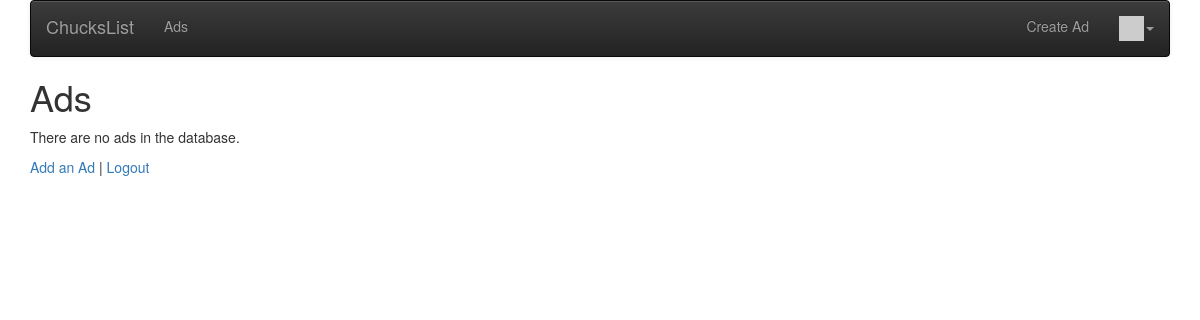
The app's page /ads/ (signed in), older data.
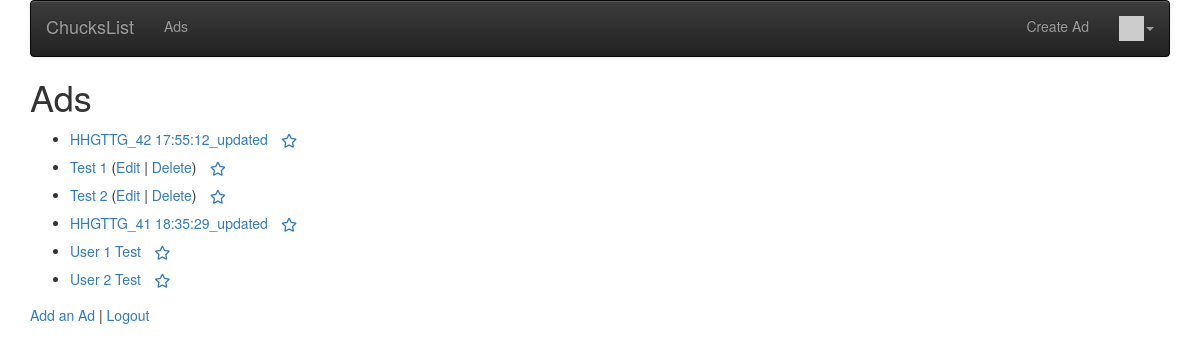
The same page, newer data.
### ads/models.py (models this page shows, shortened)
class Ad(models.Model) :
    title = models.CharField(
            max_length=200,
            validators=[MinLengthValidator(2, "Title must be greater than 2 characters")]
    )
    price = models.DecimalField(max_digits=7, decimal_places=2, null=True)
    text = models.TextField()
    owner = models.ForeignKey(settings.AUTH_USER_MODEL, on_delete=models.CASCADE)
    created_at = models.DateTimeField(auto_now_add=True)
    updated_at = models.DateTimeField(auto_now=True)
    favorites = models.ManyToManyField(settings.AUTH_USER_MODEL,
        through='Fav', related_name='favorite_ads')
    picture = models.BinaryField(null=True, editable=True)
    content_type = models.CharField(max_length=256, null=True, help_text='The MIMEType of the file')

### ads/views.py (the view)
# urls.py: path('', views.AdListView.as_view()),
class AdListView(OwnerListView):
    model = Ad
    template_name = "ads/ad_list.html"
    def get(self, request) :
        ad_list = Ad.objects.all()
        favorites = list()
        if request.user.is_authenticated:
            rows = request.user.favorite_ads.values('id')
            favorites = [ row['id'] for row in rows ]
        ctx = {'ad_list' : ad_list, 'favorites': favorites}
        return render(request, self.template_name, ctx)

### home/context_processors.py (called while the page is built)
def settings(request):
    return {
        'settings': django_settings,
    }

### home/templatetags/app_tags.py (called while the page is built)
@register.filter(name='gravatar')
def gravatar(user, size=35):
    email = str(user.email.strip().lower()).encode('utf-8')
    email_hash = md5(email).hexdigest()
    url = "//www.gravatar.com/avatar/{0}?s={1}&d=identicon&r=PG"
    return url.format(email_hash, size)

### ads/templates/ads/ad_list.html (shortened to what this page needs)
{% extends "base_menu.html" %}
{% block content %}
<h1>Ads</h1>
<p>
{% if ad_list %}
<ul>
  {% for ad in ad_list %}
    <li>
        <a href="{% url 'ads:ad_detail'  ad.id %}">{{ ad.title }}</a>
        {% if ad.owner == user %}
        (<a href="{% url 'ads:ad_update' ad.id %}">Edit</a> |
        <a href="{% url 'ads:ad_delete' ad.id %}">Delete</a>)
        {% endif %}
        {% if user.is_authenticated %}
        <a href="#" onclick=
             "favPost('{% url 'ads:ad_favorite' ad.id %}', {{ ad.id }} );return false;"
            id="unfavorite_star_{{ad.id}}">
        <span class="fa-stack" style="vertical-align: middle;">
        <i class="fa fa-star-o fa-stack-1x"></i>
        </span>
        </a>
        {% endif %}
    </li>
  {% endfor %}
</ul>
{% else %}
  <p>There are no ads in the database.</p>
{% endif %}
</p>
<p>
<a href="{% url 'ads:ad_create' %}">Add an Ad</a> |
{% if user.is_authenticated %}
<a href="{% url 'logout' %}?next={% url 'ads:all' %}">Logout</a>
{% else %}
<a href="{% url 'login' %}?next={% url 'ads:all' %}">Login</a>
{% endif %}
</p>
{% endblock %}

### home/templates/base_menu.html (shortened to what this page needs)
{% extends "base_bootstrap.html" %}
{% block navbar %}
{% load app_tags %}
<nav class="navbar navbar-default navbar-inverse">
  <div class="container-fluid">
    <div class="navbar-header">
        <a class="navbar-brand" href="/">{{ settings.APP_NAME }}</a>
    </div>
    <ul class="nav navbar-nav">
      {% url 'ads' as ads %}
      <li {% if request.get_full_path == ads %}class="active"{% endif %}>
          <a href="{% url 'ads:all' %}">Ads</a></li>
    </ul>
    <ul class="nav navbar-nav navbar-right">
        {% if user.is_authenticated %}
        <li>
        <a href="{% url 'ads:ad_create' %}">Create Ad</a>
        </li>
        <li class="dropdown">
            <a href="#" data-toggle="dropdown" class="dropdown-toggle">
                <img style="width: 25px;" src="{{ user|gravatar:60 }}"/><b class="caret"></b>
            </a>
        </li>
        {% else %}
        <li>
        <a href="{% url 'login' %}?next={% url 'ads:all' %}">Login</a>
        </li>
        {% endif %}
    </ul>
  </div>
</nav>
{% endblock %}

### home/templates/base_bootstrap.html (shortened to what this page needs)
<!DOCTYPE html>
<html>
<head>
<link rel="stylesheet"
    href="https://maxcdn.bootstrapcdn.com/bootstrap/3.4.0/css/bootstrap.min.css"
>
<link rel="stylesheet"
    href="https://maxcdn.bootstrapcdn.com/bootstrap/3.4.0/css/bootstrap-theme.min.css"
>
<link rel="stylesheet"
    href="https://code.jquery.com/ui/1.12.1/themes/ui-lightness/jquery-ui.css"
>
<link rel="stylesheet" href="https://use.fontawesome.com/releases/v5.8.1/css/all.css">
<link rel="stylesheet" href="https://use.fontawesome.com/releases/v5.8.1/css/v4-shims.css">
</head>
<body>
<div class="container">
{% block navbar %} {% endblock %}
{% block content %}
{% endblock %}
</div>
</body>
</html>

Row changes from the older to the newer data that the page shows:
added Ad: title "HHGTTG_42 17:55:12_updated"
added Ad: title "Test 1", shows "Edit"
added Ad: title "Test 2", shows "Edit"
added Ad: title "HHGTTG_41 18:35:29_updated"
added Ad: title "User 1 Test"
added Ad: title "User 2 Test"
Text that changed along with them:
text no longer shown: "There are no ads in the database."
